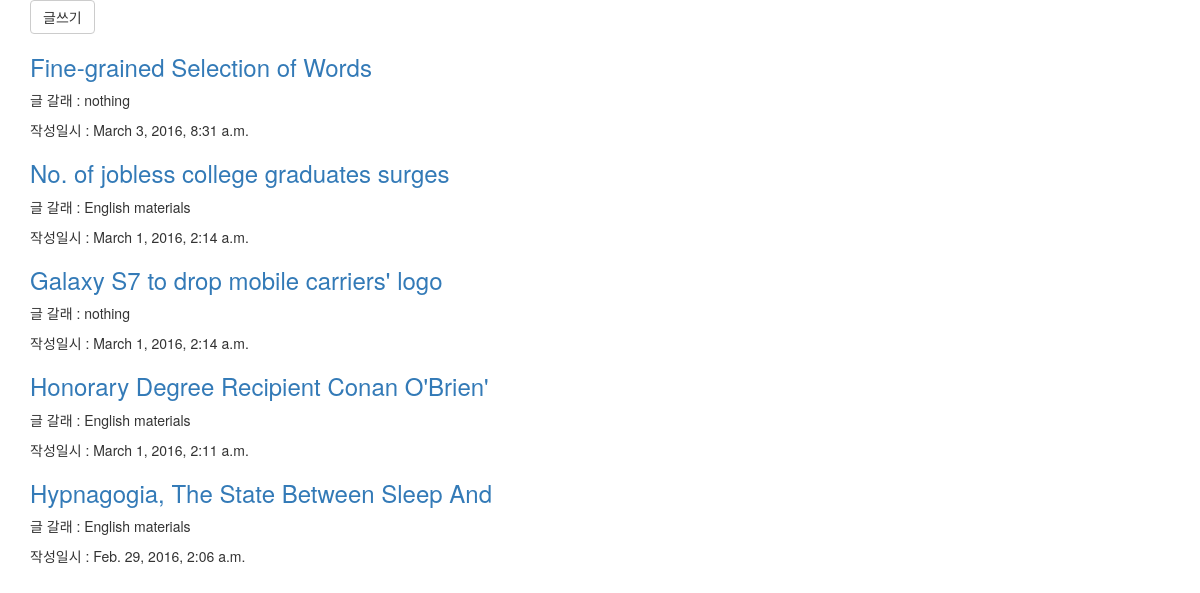
The app's page /, older data.
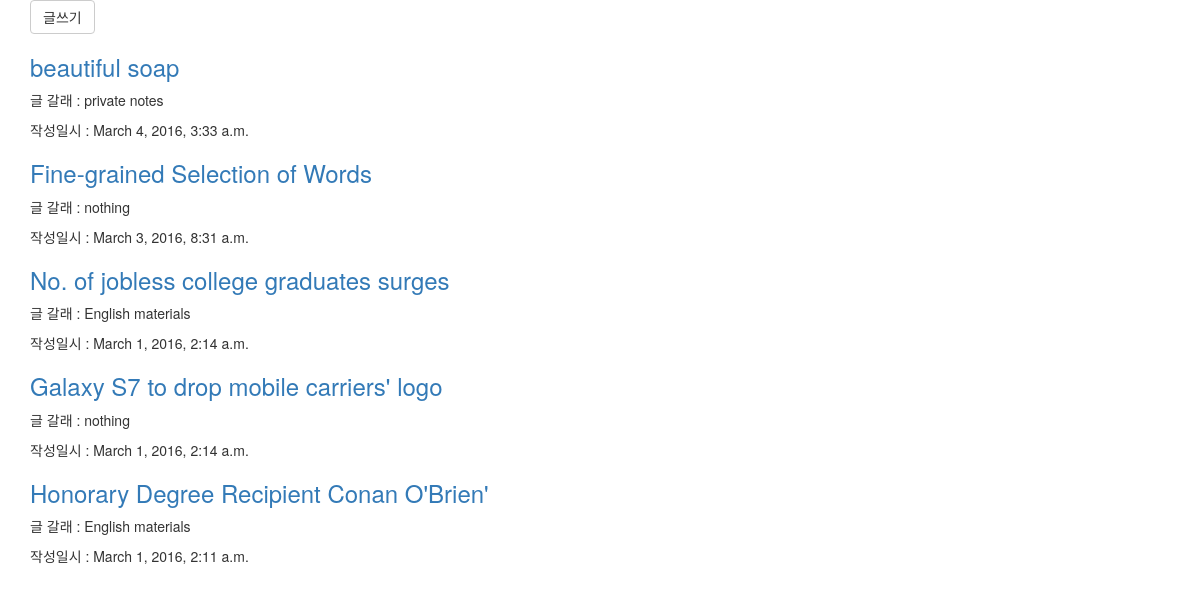
The same page, newer data.
### blog/models.py (models this page shows, shortened)
class Post(models.Model):
    user = models.ForeignKey(settings.AUTH_USER_MODEL)
    title = models.CharField(max_length=40)
    content = models.TextField()
    created_at = models.DateTimeField(auto_now_add=True)
    updated_at = models.DateTimeField(auto_now=True)
    tags = models.ManyToManyField('Tag', blank=True)
    categories = models.ForeignKey('Category', default=1)
    senti = models.SmallIntegerField(choices=((1, 'positive'),
                                              (0, 'neutral'),
                                              (-1, 'negative')),
                                     default=0)

class Category(models.Model):
    name = models.CharField(max_length=40)

### blog/views.py (the view)
# urls.py: url(r'^$', blog_views.list_posts, name='list_posts'),
def list_posts(request):
    per_page = 5
    current_page = request.GET.get('page', 1)
    all_posts = Post.objects.\
        select_related().\
        prefetch_related().\
        all().\
        order_by('-pk')
    pagi = Paginator(all_posts, per_page)
    try:
        pg = pagi.page(current_page)
    except PageNotAnInteger:
        pg = pagi.page(1)
    except EmptyPage:
        pg = []
    return render(request, 'list_posts.html', {
        'posts' : pg,
    })

### blog/templates/list_posts.html (shortened to what this page needs)
<!DOCTYPE html>
{% extends 'blog_layout.html' %}
{% load bootstrap3 %}
{% block content %}
        <a class="btn btn-default" href="{% url 'create_post' %}">글쓰기</a>
        {% for post in posts %}
        <div class="post_container">
            <h3><a href="{% url 'view_post' pk=post.pk %}"> {{ post.title }}</a></h3>
            <div>
                <p>글 갈래 : {{ post.categories.name }}</p>
                <p>작성일시 : {{ post.created_at }}</p>
            </div>
        </div>
            {% empty %}
            <p>글이 전혀 없습니다</p>
        {% endfor %}
{% endblock %}

Row changes from the older to the newer data that the page shows:
no longer on this page (row unchanged): Post: title "Hypnagogia, The State Between Sleep And", categories.name "English materials", created_at "Feb. 29, 2016, 2:06 a.m."
added Post: title "beautiful soap", categories.name "private notes", created_at "March 4, 2016, 3:33 a.m."
